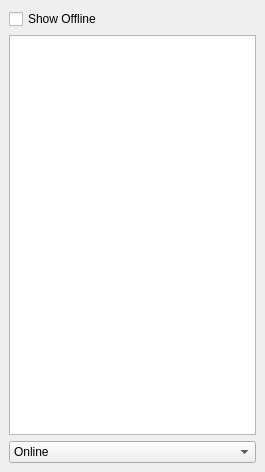
<?xml version="1.0" encoding="UTF-8"?>
<ui version="4.0">
 <class>ContactListWindow</class>
 <widget class="QMainWindow" name="ContactListWindow">
  <property name="geometry">
   <rect>
    <x>0</x>
    <y>0</y>
    <width>265</width>
    <height>472</height>
   </rect>
  </property>
  <property name="windowTitle">
   <string>Contacts</string>
  </property>
  <widget class="QWidget" name="centralwidget">
   <layout class="QVBoxLayout" name="verticalLayout">
    <item>
     <widget class="QWidget" name="widget" native="true">
      <layout class="QHBoxLayout" name="horizontalLayout">
       <property name="spacing">
        <number>0</number>
       </property>
       <property name="leftMargin">
        <number>0</number>
       </property>
       <property name="topMargin">
        <number>0</number>
       </property>
       <property name="rightMargin">
        <number>0</number>
       </property>
       <property name="bottomMargin">
        <number>0</number>
       </property>
       <item>
        <widget class="QCheckBox" name="showOffline">
         <property name="text">
          <string>Show Offline</string>
         </property>
        </widget>
       </item>
      </layout>
     </widget>
    </item>
    <item>
     <widget class="QListView" name="contactList"/>
    </item>
    <item>
     <widget class="QComboBox" name="status">
      <item>
       <property name="text">
        <string>Online</string>
       </property>
      </item>
      <item>
       <property name="text">
        <string>Away</string>
       </property>
      </item>
      <item>
       <property name="text">
        <string>Offline</string>
       </property>
      </item>
     </widget>
    </item>
   </layout>
  </widget>
  <widget class="QMenuBar" name="menubar">
   <property name="geometry">
    <rect>
     <x>0</x>
     <y>0</y>
     <width>265</width>
     <height>26</height>
    </rect>
   </property>
  </widget>
 </widget>
 <resources/>
 <connections/>
</ui>
